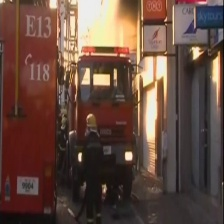
#> input picture ASOv2 Training/dataset/images/train/img_102.jpg, 224 x 224 px; its folder holds only this picture in this run
$ python -i create_positive.py   (imports and definitions only)
#> lines starting #> are read from the running program, lines starting #| are printed output that depends on the picture
import cv2
import numpy as np
import glob
import os

# define color thresholds in hsv
lower_gray = np.array([0, 5, 0], np.uint8)
upper_gray = np.array([120, 50, 80 ], np.uint8)
lower_black = np.array([72, 19, 0], dtype="uint16")
upper_black = np.array([180, 255, 80], dtype="uint16")

# define paths and file counts
path = 'C://users/asil/Desktop/raw'
contoured_dir = 'C://users/asil/Desktop/contoured'
positives_dir = 'C://users/asil/Desktop/newpos'
# [2 lines not run here, left out]
fileNumber = 798

numPos = 0

# file = path + 'pos3.jpg'
# print('Filename: ' + file)
# test_pic(file)

def get_mask_find_contour(hsv, image):
    mask1 = cv2.inRange(hsv, lower_black, upper_black)
    mask2 = cv2.inRange(hsv, lower_gray, upper_gray)
    final_mask = mask1 + mask2

    _, thresh = cv2.threshold(final_mask, 40, 255, 0)
    contours, hierarchy = cv2.findContours(thresh, cv2.RETR_EXTERNAL, cv2.CHAIN_APPROX_NONE)

    masked_image = cv2.bitwise_and(image, image, mask=final_mask)
    return contours, masked_image

def draw_contours_and_crop(contour, masked, original):
    if len(contour) != 0:

        c = max(contour, key=cv2.contourArea)
        #print(int(c[0])* int(c[1]))
        x, y, w, h = cv2.boundingRect(c)
        info = str(x) + " " + str(y) + " " + str(w) + " " + str(h)
        # print(info)
        cv2.rectangle(masked, (x, y), (x + w, y + h), (0, 0, 255), 2)
        cv2.drawContours(masked, contour, -1, (0, 0, 255), 3)
        crop = original[y:y + h , x:x + w + 10]
        return crop, info

def resize(raw_image):
    height, width, _ = raw_image.shape
    if height > width:
        resized = cv2.resize(raw_image, (50, 55))
    elif height == width:
        resized = cv2.resize(raw_image, (50, 50))
    elif height < width:
        resized = cv2.resize(raw_image, (55, 50))
    # cv2.imshow('Resized Positive Image', resized)
    return resized

def create_positive_pic(raw):
    resized = cv2.resize(raw, (250, 200))
    #cv2.imshow('Resized', resized)
    hsv_img = cv2.cvtColor(resized, cv2.COLOR_BGR2HSV)
    contours_img, masked_img = get_mask_find_contour(hsv_img, resized)
    #cv2.imshow('Masked Image', masked_img)
    cropped_contour, pos_info = draw_contours_and_crop(contours_img, masked_img, resized)
    #cv2.imshow('Contours', masked_img)
    #cv2.imshow('Cropped Contour', cropped_contour)
    positive_image = resize(cropped_contour)
    #cv2.waitKey()
    return positive_image, masked_img

# [29 lines not run here, left out]

>>> import cv2
>>> picture = cv2.imread('../../../ASOv2 Training/dataset/images/train/img_102.jpg')
#> picture is the input picture: shape (224, 224, 3); mean B, G, R 64, 74.8, 100.5
>>> result = resize(picture)
#> in resize, `resized = cv2.resize(raw_image, (50, 50))`:
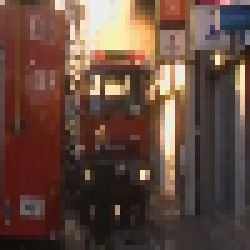
#> resized: shape (50, 50, 3) (shown 5 times larger); mean B, G, R 62.8, 73.6, 99.2

$ run again, on ASOv2 Training/dataset/images/train/img_104.jpg
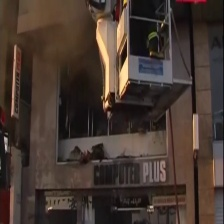
#> input picture ASOv2 Training/dataset/images/train/img_104.jpg, 224 x 224 px
#> picture is the input picture: shape (224, 224, 3); mean B, G, R 48.4, 55.9, 69.8
#> in resize, `resized = cv2.resize(raw_image, (50, 50))`:
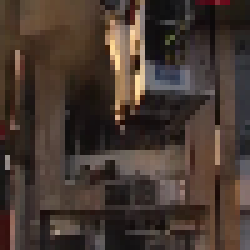
#> resized: shape (50, 50, 3) (shown 5 times larger); mean B, G, R 48.4, 55.9, 69.8

$ run again, on ASOv2 Training/dataset/images/train/img_351.jpg
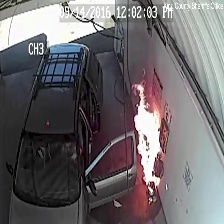
#> input picture ASOv2 Training/dataset/images/train/img_351.jpg, 224 x 224 px
#> picture is the input picture: shape (224, 224, 3); mean B, G, R 106.9, 104.1, 107.7
#> in resize, `resized = cv2.resize(raw_image, (50, 50))`:
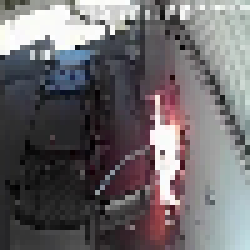
#> resized: shape (50, 50, 3) (shown 5 times larger); mean B, G, R 106.6, 103.7, 107.4
